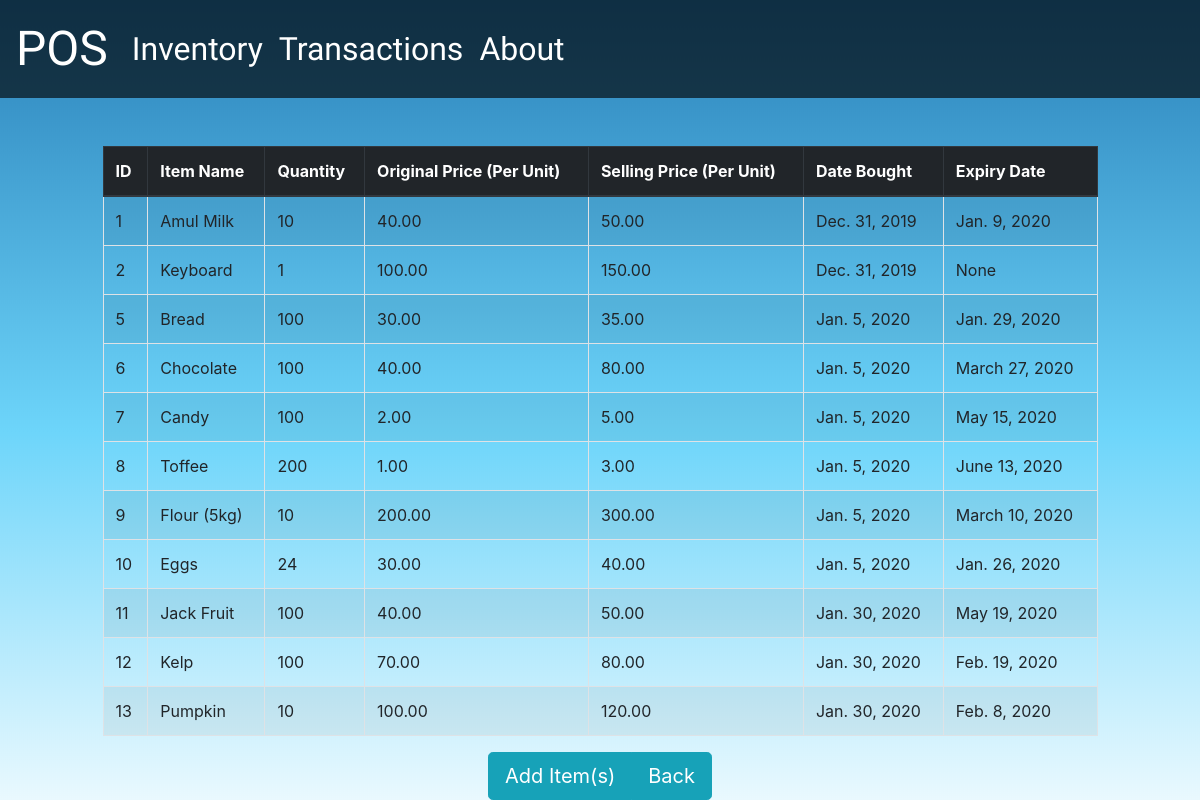
/inventory/, run on an earlier commit of the app's database.
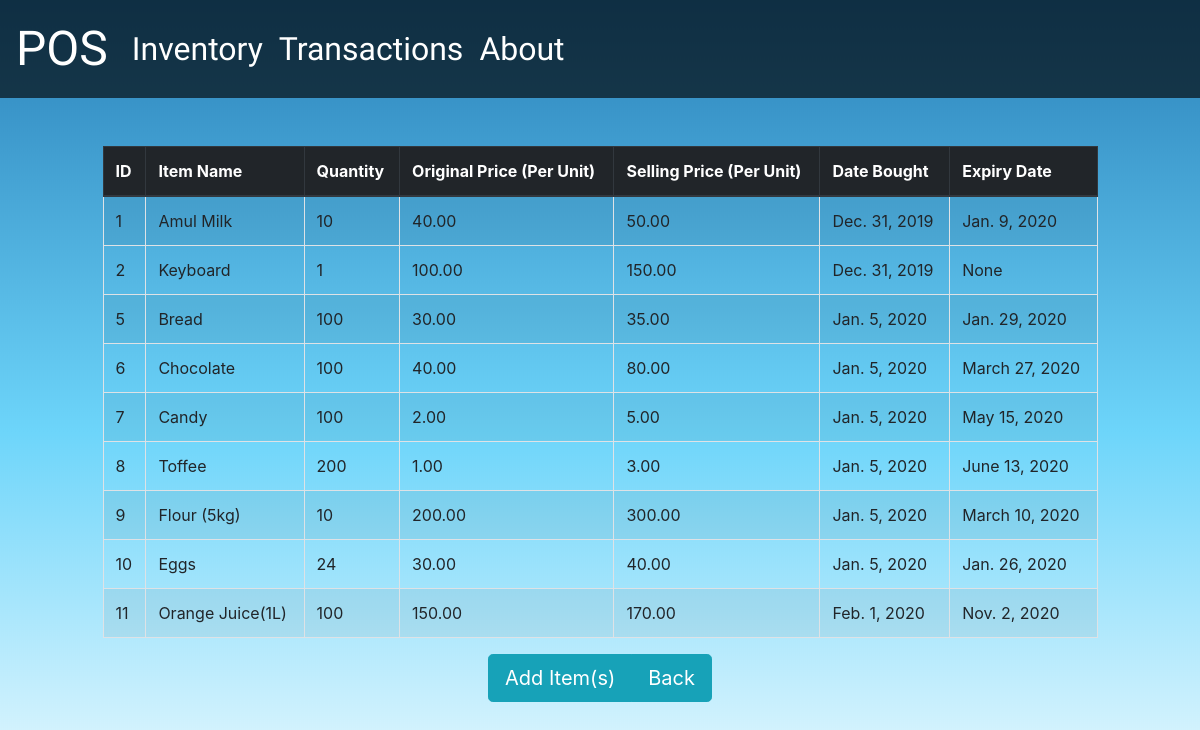
And on a later commit of the database.
### inventory/models.py (models this page shows)
class inventoryreq(models.Model):
    item_name=models.CharField(max_length=100, blank=False)
    quantity=models.IntegerField(blank=False)
    bought_price=models.DecimalField(max_digits=100000, decimal_places=2, blank=False)
    retail_price=models.DecimalField(max_digits=100000, decimal_places=2, blank=False)
    bought_date=models.DateField(blank=False, auto_now=True)
    expire_date=models.DateField(auto_now=False, null=True, blank=True)

### inventory/views.py (the view)
# urls.py: path('', inventorytableview,name='inven_home' ),
def inventorytableview(request):
    obj=inventoryreq.objects.all()
    inventorytablecolumn=["ID",'Item Name', 'Quantity', 'Original Price (Per Unit)', 'Selling Price (Per Unit)', 'Date Bought', 'Expiry Date']
    context={
        'obj': obj,
        'tcol':inventorytablecolumn
    }
    return render(request, 'inventorytable.html', context)

### inventory/templates/inventorytable.html
{% extends 'inventorybase.html' %}
{% load static %}
{% block content %}
<br><br>
<div class='row'>
        <div class='col-sm-1'></div>
        <div class='col-sm-10'>
            <table align='center' border='1' class='table table-striped table-bordered table-hover'>
                <thead class='thead-dark'>
                    <tr>
                        {% for x in tcol %}
                            <th>{{x}}</th>
                        {%endfor%}
                    </tr>
                </thead>
                    {% for value in obj %}
                    <tr>
                    <td>{{value.id}}</td>
                    <td>{{value.item_name}}</td>
                    <td>{{value.quantity}}</td>
                    <td>{{value.bought_price}}</td>
                    <td>{{value.retail_price}}</td>
                    <td>{{value.bought_date }}</td>
                    <td>{{value.expire_date }}</td>
                    </tr>
                    {% endfor %}
            </table>
        </div>
        <div class='col-sm-1'></div>
</div>
<center>
    <div class='btn-group btn-group-lg' role="group">
        <a href="additem" class="btn btn-info btn-lg">Add Item(s)</a>
        <a href=".." class="btn btn-info btn-lg">Back</a>
    </div>
</center>
{% endblock %}

What changed in the data, as far as the page shows it:
removed inventoryreq: id "12", item_name "Kelp", quantity "100", bought_price "70.00", retail_price "80.00", bought_date "Jan. 30, 2020", expire_date "Feb. 19, 2020"
removed inventoryreq: id "13", item_name "Pumpkin", quantity "10", bought_price "100.00", retail_price "120.00", bought_date "Jan. 30, 2020", expire_date "Feb. 8, 2020"
changed inventoryreq id 11: item_name "Jack Fruit" → "Orange Juice(1L)"; bought_price "40.00" → "150.00"; retail_price "50.00" → "170.00"; bought_date "Jan. 30, 2020" → "Feb. 1, 2020"; expire_date "May 19, 2020" → "Nov. 2, 2020"
